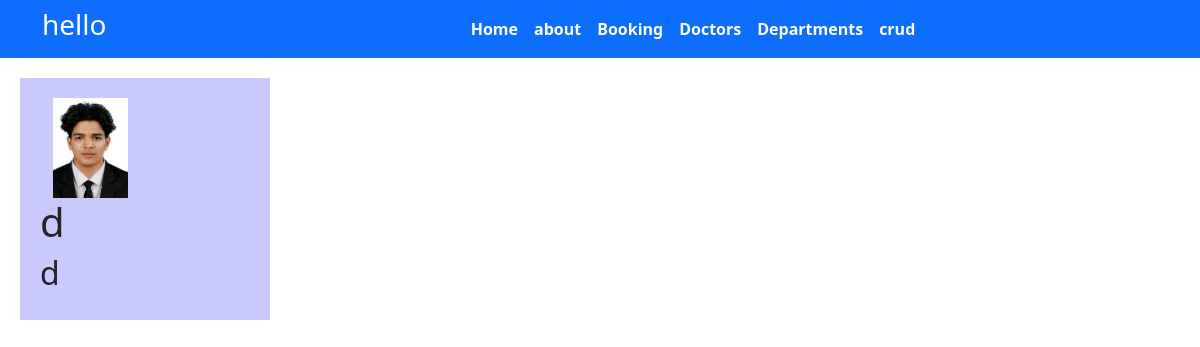
/doctors/, run on an earlier commit of the app's database.
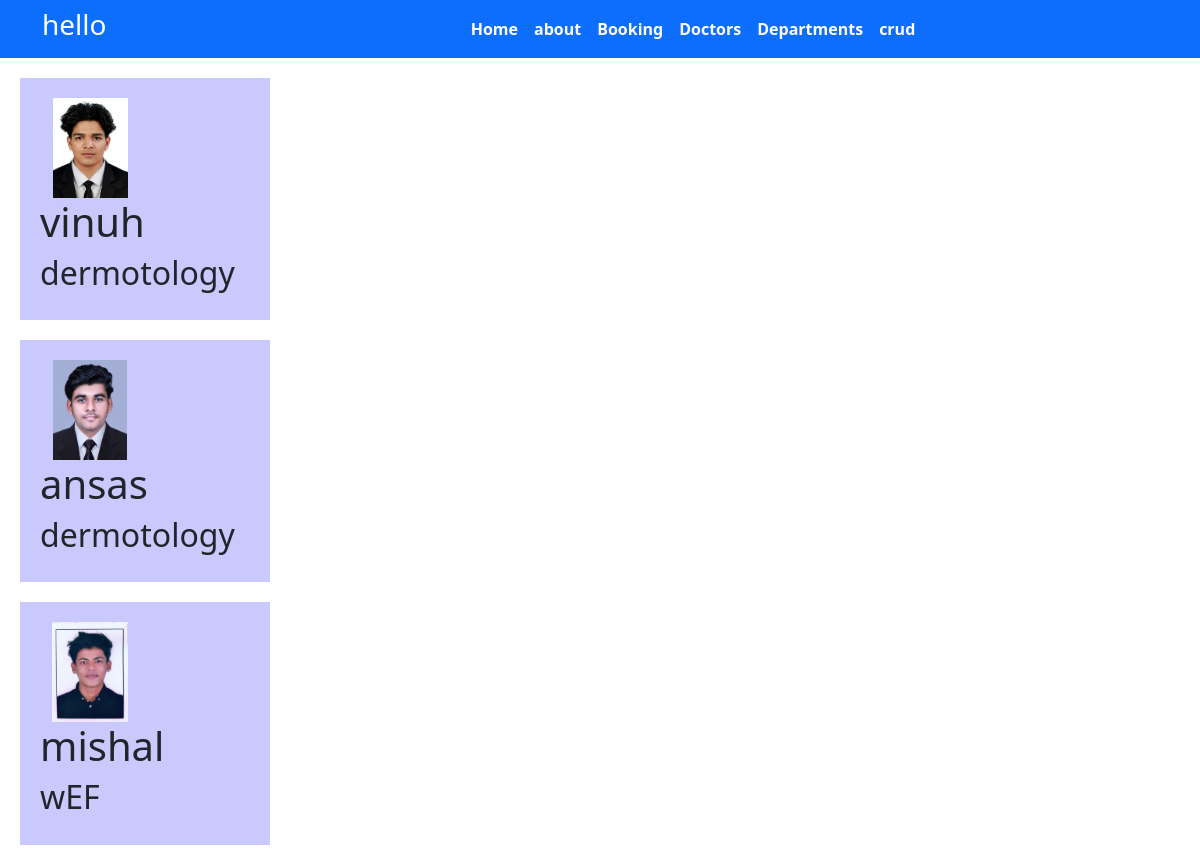
And on a later commit of the database.
### home/models.py (models this page shows)
class Doctors(models.Model):
    doc_name = models.CharField(max_length=100)
    doc_spec = models.CharField(max_length=250)
    dep_name = models.ForeignKey(Departments,on_delete=models.CASCADE)
    doc_image = models.ImageField(upload_to='Doctors')

### home/views.py (the view)
# urls.py: path('doctors/',views.doctors,name='doctors'),
def doctors(request):
    dict_2={
        'dict1':Doctors.objects.all()
    }
    return render(request,'doctors.html',dict_2)

### templates/doctors.html (shortened to what this page needs)
{% extends 'base.html'%}
{% block content %}
{% for i in dict1 %}
<div   style="width: 250px;  margin: 20px; background-color: rgb(201, 201, 253); padding: 20px; "  >
<img  style="height: 100px; width: 100px; object-fit: contain; "    src="{{i.doc_image.url}}" alt="Example Image">
<h1>{{i.doc_name}}</h1>
<h2>{{ i.doc_spec }}</h2>
</div>
{% endfor %}
{%endblock%}

### templates/base.html (shortened to what this page needs)
{%load static %}
<!DOCTYPE html>
<html>
  <head>
    <link rel="stylesheet"
      href=" https://cdn.jsdelivr.net/npm/bootstrap@5.1.3/dist/css/bootstrap.min.css ">
    <link rel="stylesheet"
      href="https://use.fontawesome.com/releases/v5.2.0/css/all.css">
      <link rel="stylesheet" href="{% static 'css/style.css' %}">
  </head>
  <body>
    <nav class="navbar bg-primary navbar-expand-md ">
      <div class="container">
        <div class="col-2 text-left pl-md-0">
          <h3 class="text-white h"> hello </h3>
        </div>
        <div
          class="collapse navbar-collapse justify-content-center col-md-8 navbar-collapse-3">
          <ul class="navbar-nav justify-content-center  fw-bold">
            <li class="nav-item active">
              <a class="nav-link text-white" href="{% url 'home' %}">Home </a>
            </li>
            <li class="nav-item">
              <a class="nav-link text-white" href="{% url 'about' %}">about</a>
            </li>
            <li class="nav-item">
              <a class="nav-link text-white" href="{% url 'booking' %}">Booking</a>
            </li>
            <li class="nav-item">
              <a class="nav-link text-white" href="{% url 'doctors' %}">Doctors</a>
            </li>
			 <li class="nav-item">
              <a class="nav-link text-white" href="{% url 'department' %}">Departments</a>
            </li>
            <li class="nav-item">
              <a class="nav-link text-white" href="{% url 'crud' %}">crud</a>
            </li>
          </ul>
        </div>
      </div>
    </nav>
    {% block content %}<h1>base home</h1>{%endblock%}
  </body>
</html>

What changed in the data, as far as the page shows it:
changed Doctors: doc_name "d" → "vinuh"; doc_spec "d" → "dermotology"
added Doctors: doc_image (picture), doc_name "ansas", doc_spec "dermotology"
added Doctors: doc_image (picture), doc_name "mishal", doc_spec "wEF"
